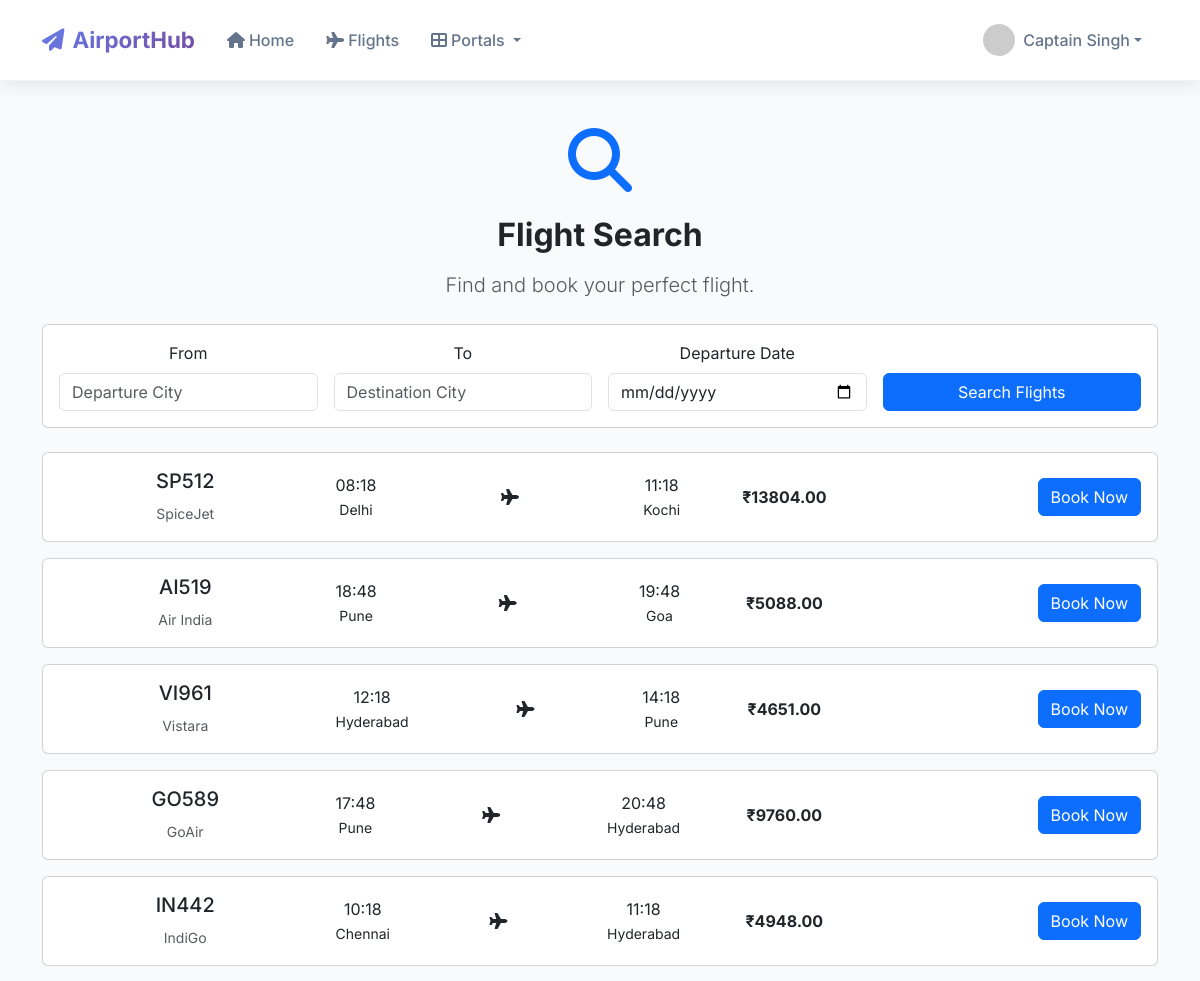
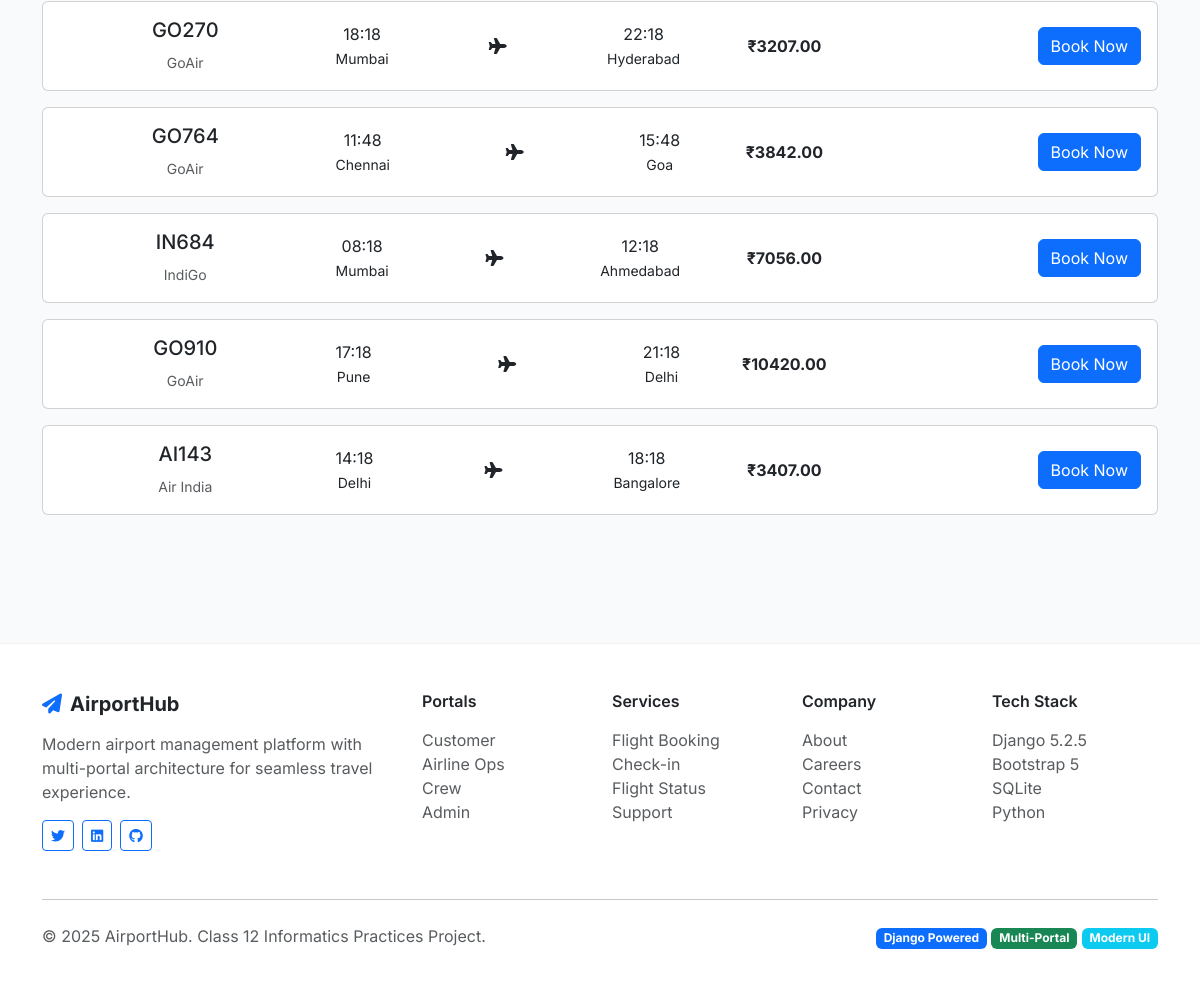
Screenshot of /customer/flights/ (signed in) with the database file from the repository (2 pictures, top to bottom).
### core/models.py (models this page shows, shortened)
class Flight(models.Model):
    FLIGHT_STATUS_CHOICES = [
        ('scheduled', 'Scheduled'),
        ('boarding', 'Boarding'),
        ('departed', 'Departed'),
        ('arrived', 'Arrived'),
        ('delayed', 'Delayed'),
        ('cancelled', 'Cancelled'),
    ]
    flight_number = models.CharField(max_length=10, unique=True)
    airline = models.CharField(max_length=100)
    aircraft = models.ForeignKey(Aircraft, on_delete=models.CASCADE, null=True, blank=True)
    departure_city = models.CharField(max_length=100)
    arrival_city = models.CharField(max_length=100)
    departure_airport = models.CharField(max_length=10, default='UNK')  # IATA code
    arrival_airport = models.CharField(max_length=10, default='UNK')    # IATA code
    departure_time = models.DateTimeField()
    arrival_time = models.DateTimeField()
    actual_departure = models.DateTimeField(null=True, blank=True)
    actual_arrival = models.DateTimeField(null=True, blank=True)
    aircraft_type = models.CharField(max_length=50)
    total_seats = models.PositiveIntegerField()
    available_seats = models.PositiveIntegerField()
    business_price = models.DecimalField(max_digits=10, decimal_places=2, default=0)
    economy_price = models.DecimalField(max_digits=10, decimal_places=2, default=0)
    price = models.DecimalField(max_digits=10, decimal_places=2)  # Backward compatibility
    status = models.CharField(max_length=20, choices=FLIGHT_STATUS_CHOICES, default='scheduled')
    gate = models.ForeignKey(Gate, on_delete=models.SET_NULL, null=True, blank=True)
    gate_number = models.CharField(max_length=10, blank=True, null=True)
    boarding_time = models.DateTimeField(null=True, blank=True)
    check_in_opens = models.DateTimeField(null=True, blank=True)
    weather_conditions = models.CharField(max_length=100, blank=True)
    delay_reason = models.TextField(blank=True)
    created_at = models.DateTimeField(auto_now_add=True)
    updated_at = models.DateTimeField(auto_now=True)
    class Meta:
        ordering = ['departure_time']

### core/views_customer.py (the view)
def flight_search(request):
    form = FlightSearchForm(request.GET)
    flights = Flight.objects.filter(
        departure_time__gte=timezone.now(),
        available_seats__gt=0
    ).order_by('departure_time')
    if form.is_valid():
        if form.cleaned_data['departure_city']:
            flights = flights.filter(departure_city__icontains=form.cleaned_data['departure_city'])
        if form.cleaned_data['arrival_city']:
            flights = flights.filter(arrival_city__icontains=form.cleaned_data['arrival_city'])
        if form.cleaned_data['departure_date']:
            flights = flights.filter(departure_time__date=form.cleaned_data['departure_date'])
        if form.cleaned_data['airline']:
            flights = flights.filter(airline__icontains=form.cleaned_data['airline'])
    paginator = Paginator(flights, 10)
    page_number = request.GET.get('page')
    page_obj = paginator.get_page(page_number)
    context = {
        'form': form,
        'page_obj': page_obj,
        'flights': page_obj,
    }
    return render(request, 'customer/flight_search.html', context)

### core/forms.py
class FlightSearchForm(forms.Form):
    departure_city = forms.CharField(
        max_length=100,
        required=False,
        widget=forms.TextInput(attrs={'class': 'form-control', 'placeholder': 'From'})
    )
    arrival_city = forms.CharField(
        max_length=100,
        required=False,
        widget=forms.TextInput(attrs={'class': 'form-control', 'placeholder': 'To'})
    )
    departure_date = forms.DateField(
        required=False,
        widget=forms.DateInput(attrs={'type': 'date', 'class': 'form-control'})
    )
    airline = forms.CharField(
        max_length=100,
        required=False,
        widget=forms.TextInput(attrs={'class': 'form-control', 'placeholder': 'Airline'})
    )
    seat_class = forms.ChoiceField(
        choices=[('', 'Any Class'), ('economy', 'Economy'), ('business', 'Business'), ('first', 'First')],
        required=False,
        widget=forms.Select(attrs={'class': 'form-control'})
    )

### templates/customer/flight_search.html (shortened to what this page needs)
{% extends 'base.html' %}
{% load static %}
{% block content %}
<div class="container">
    <div class="row">
        <div class="col-12">
            <div class="text-center py-5">
                <i class="fas fa-search fa-4x text-primary mb-4"></i>
                <h2 class="fw-bold mb-3">Flight Search</h2>
                <p class="lead text-muted">Find and book your perfect flight.</p>
                <div class="card mt-4">
                    <div class="card-body">
                        <form method="GET">
                            <div class="row g-3">
                                <div class="col-md-3">
                                    <label class="form-label">From</label>
                                    <input type="text" class="form-control" name="from" placeholder="Departure City" value="{{ request.GET.from }}">
                                </div>
                                <div class="col-md-3">
                                    <label class="form-label">To</label>
                                    <input type="text" class="form-control" name="to" placeholder="Destination City" value="{{ request.GET.to }}">
                                </div>
                                <div class="col-md-3">
                                    <label class="form-label">Departure Date</label>
                                    <input type="date" class="form-control" name="departure_date" value="{{ request.GET.departure_date }}">
                                </div>
                                <div class="col-md-3 d-flex align-items-end">
                                    <button type="submit" class="btn btn-primary w-100">Search Flights</button>
                                </div>
                            </div>
                        </form>
                    </div>
                </div>
                {% if flights %}
                <div class="row mt-4">
                    {% for flight in flights %}
                    <div class="col-12 mb-3">
                        <div class="card">
                            <div class="card-body">
                                <div class="row align-items-center">
                                    <div class="col-md-3">
                                        <h5>{{ flight.flight_number }}</h5>
                                        <small class="text-muted">{{ flight.airline }}</small>
                                    </div>
                                    <div class="col-md-4">
                                        <div class="d-flex justify-content-between">
                                            <div>{{ flight.departure_time|date:"H:i" }}<br><small>{{ flight.departure_city }}</small></div>
                                            <div class="align-self-center"><i class="fas fa-plane"></i></div>
                                            <div>{{ flight.arrival_time|date:"H:i" }}<br><small>{{ flight.arrival_city }}</small></div>
                                        </div>
                                    </div>
                                    <div class="col-md-2 text-center">
                                        <strong>₹{{ flight.price }}</strong>
                                    </div>
                                    <div class="col-md-3 text-end">
                                        <a href="{% url 'customer:make_booking' flight.id %}" class="btn btn-primary">Book Now</a>
                                    </div>
                                </div>
                            </div>
                        </div>
                    </div>
                    {% endfor %}
                </div>
                {% elif request.GET.from or request.GET.to %}
                <div class="alert alert-info mt-4">
                    <i class="fas fa-info-circle me-2"></i>No flights found for your search criteria.
                </div>
                {% endif %}
            </div>
        </div>
    </div>
</div>
{% endblock %}

### templates/base.html (shortened to what this page needs)
<!DOCTYPE html>
<html lang="en">
<head>
    <link href="https://cdn.jsdelivr.net/npm/bootstrap@5.3.0/dist/css/bootstrap.min.css" rel="stylesheet">
    <link href="https://cdnjs.cloudflare.com/ajax/libs/font-awesome/6.4.0/css/all.min.css" rel="stylesheet">
</head>
<body>
    <nav class="navbar navbar-expand-lg navbar-modern fixed-top">
        <div class="container">
            <a class="navbar-brand" href="{% url 'home' %}">
                <i class="fas fa-paper-plane me-2"></i>AirportHub
            </a>
            <div class="collapse navbar-collapse" id="navbarNav">
                <ul class="navbar-nav me-auto">
                    <li class="nav-item">
                        <a class="nav-link" href="{% url 'home' %}">
                            <i class="fas fa-home me-1"></i>Home
                        </a>
                    </li>
                    <li class="nav-item">
                        <a class="nav-link" href="{% url 'flight_list' %}">
                            <i class="fas fa-plane me-1"></i>Flights
                        </a>
                    </li>
                    <li class="nav-item dropdown portal-dropdown">
                        <a class="nav-link dropdown-toggle" href="#" id="portalDropdown" role="button" data-bs-toggle="dropdown">
                            <i class="fas fa-th-large me-1"></i>Portals
                        </a>
                    </li>
                </ul>
                <ul class="navbar-nav">
                    {% if user.is_authenticated %}
                        <li class="nav-item dropdown">
                            <a class="nav-link dropdown-toggle d-flex align-items-center" href="#" id="userDropdown" role="button" data-bs-toggle="dropdown">
                                <img src="https://ui-avatars.com/api/?name={{ user.get_full_name|default:user.username }}&background=667eea&color=ffffff&size=32"
                                     class="user-avatar" alt="Profile">
                                <span>{{ user.get_full_name|default:user.username }}</span>
                            </a>
                        </li>
                    {% endif %}
                </ul>
            </div>
        </div>
    </nav>
    <div style="margin-top: 80px;">
        <main>
            {% block content %}
            {% endblock %}
        </main>
    </div>
    <footer class="footer-modern">
        <div class="container">
            <div class="row">
                <div class="col-md-4 mb-4">
                    <h5 class="fw-bold mb-3">
                        <i class="fas fa-paper-plane me-2 text-primary"></i>AirportHub
                    </h5>
                    <p class="text-muted">Modern airport management platform with multi-portal architecture for seamless travel experience.</p>
                    <div class="d-flex gap-2">
                        <a href="#" class="btn btn-outline-primary btn-sm">
                            <i class="fab fa-twitter"></i>
                        </a>
                        <a href="#" class="btn btn-outline-primary btn-sm">
                            <i class="fab fa-linkedin"></i>
                        </a>
                        <a href="#" class="btn btn-outline-primary btn-sm">
                            <i class="fab fa-github"></i>
                        </a>
                    </div>
                </div>
                <div class="col-md-2 mb-4">
                    <h6 class="fw-semibold mb-3">Portals</h6>
                    <ul class="list-unstyled">
                        <li><a href="/customer/" class="text-muted text-decoration-none">Customer</a></li>
                        <li><a href="/airline/" class="text-muted text-decoration-none">Airline Ops</a></li>
                        <li><a href="/crew/" class="text-muted text-decoration-none">Crew</a></li>
                        <li><a href="/admin-portal/" class="text-muted text-decoration-none">Admin</a></li>
                    </ul>
                </div>
                <div class="col-md-2 mb-4">
                    <h6 class="fw-semibold mb-3">Services</h6>
                    <ul class="list-unstyled">
                        <li><a href="#" class="text-muted text-decoration-none">Flight Booking</a></li>
                        <li><a href="#" class="text-muted text-decoration-none">Check-in</a></li>
                        <li><a href="#" class="text-muted text-decoration-none">Flight Status</a></li>
                        <li><a href="#" class="text-muted text-decoration-none">Support</a></li>
                    </ul>
                </div>
                <div class="col-md-2 mb-4">
                    <h6 class="fw-semibold mb-3">Company</h6>
                    <ul class="list-unstyled">
                        <li><a href="#" class="text-muted text-decoration-none">About</a></li>
                        <li><a href="#" class="text-muted text-decoration-none">Careers</a></li>
                        <li><a href="#" class="text-muted text-decoration-none">Contact</a></li>
                        <li><a href="#" class="text-muted text-decoration-none">Privacy</a></li>
                    </ul>
                </div>
                <div class="col-md-2 mb-4">
                    <h6 class="fw-semibold mb-3">Tech Stack</h6>
                    <ul class="list-unstyled">
                        <li><span class="text-muted">Django 5.2.5</span></li>
                        <li><span class="text-muted">Bootstrap 5</span></li>
                        <li><span class="text-muted">SQLite</span></li>
                        <li><span class="text-muted">Python</span></li>
                    </ul>
                </div>
            </div>
            <hr class="my-4">
            <div class="row align-items-center">
                <div class="col-md-6">
                    <p class="text-muted mb-0">&copy; 2025 AirportHub. Class 12 Informatics Practices Project.</p>
                </div>
                <div class="col-md-6 text-md-end">
                    <span class="badge bg-primary">Django Powered</span>
                    <span class="badge bg-success">Multi-Portal</span>
                    <span class="badge bg-info">Modern UI</span>
                </div>
            </div>
        </div>
    </footer>
</body>
</html>

### templates/base.html (style rules this page uses)
:root { --primary-gradient: linear-gradient(135deg, #667eea 0%, #764ba2 100%); --nav-shadow: 0 2px 20px rgba(0,0,0,0.1); }
body { font-family: 'Inter', -apple-system, BlinkMacSystemFont, sans-serif; background: #f8fafc; }
.navbar-modern { background: white !important; backdrop-filter: blur(10px); box-shadow: var(--nav-shadow); border-bottom: 1px solid rgba(0,0,0,0.05); padding: 1rem 0; }
.navbar-brand { font-weight: 700; font-size: 1.4rem; background: var(--primary-gradient); -webkit-background-clip: text; -webkit-text-fill-color: transparent; background-clip: text; }
.nav-link { color: #64748b !important; font-weight: 500; padding: 0.5rem 1rem !important; border-radius: 8px; transition: all 0.3s ease; position: relative; }
.user-avatar { width: 32px; height: 32px; border-radius: 50%; margin-right: 8px; }
.footer-modern { background: white; border-top: 1px solid rgba(0,0,0,0.05); padding: 3rem 0 2rem; margin-top: 4rem; }

### rows the page displays
Flight: flight_number "SP512", airline "SpiceJet", departure_time "08:18", departure_city "Delhi", arrival_time "11:18", arrival_city "Kochi", price "13804.00"
Flight: flight_number "AI519", airline "Air India", departure_time "18:48", departure_city "Pune", arrival_time "19:48", arrival_city "Goa", price "5088.00"
Flight: flight_number "VI961", airline "Vistara", departure_time "12:18", departure_city "Hyderabad", arrival_time "14:18", arrival_city "Pune", price "4651.00"
Flight: flight_number "GO589", airline "GoAir", departure_time "17:48", departure_city "Pune", arrival_time "20:48", arrival_city "Hyderabad", price "9760.00"
Flight: flight_number "IN442", airline "IndiGo", departure_time "10:18", departure_city "Chennai", arrival_time "11:18", arrival_city "Hyderabad", price "4948.00"
Flight: flight_number "GO270", airline "GoAir", departure_time "18:18", departure_city "Mumbai", arrival_time "22:18", arrival_city "Hyderabad", price "3207.00"
Flight: flight_number "GO764", airline "GoAir", departure_time "11:48", departure_city "Chennai", arrival_time "15:48", arrival_city "Goa", price "3842.00"
Flight: flight_number "IN684", airline "IndiGo", departure_time "08:18", departure_city "Mumbai", arrival_time "12:18", arrival_city "Ahmedabad", price "7056.00"
Flight: flight_number "GO910", airline "GoAir", departure_time "17:18", departure_city "Pune", arrival_time "21:18", arrival_city "Delhi", price "10420.00"
Flight: flight_number "AI143", airline "Air India", departure_time "14:18", departure_city "Delhi", arrival_time "18:18", arrival_city "Bangalore", price "3407.00"

### other values shown
{{ user.get_full_name|default:user.username }} "Captain Singh"
